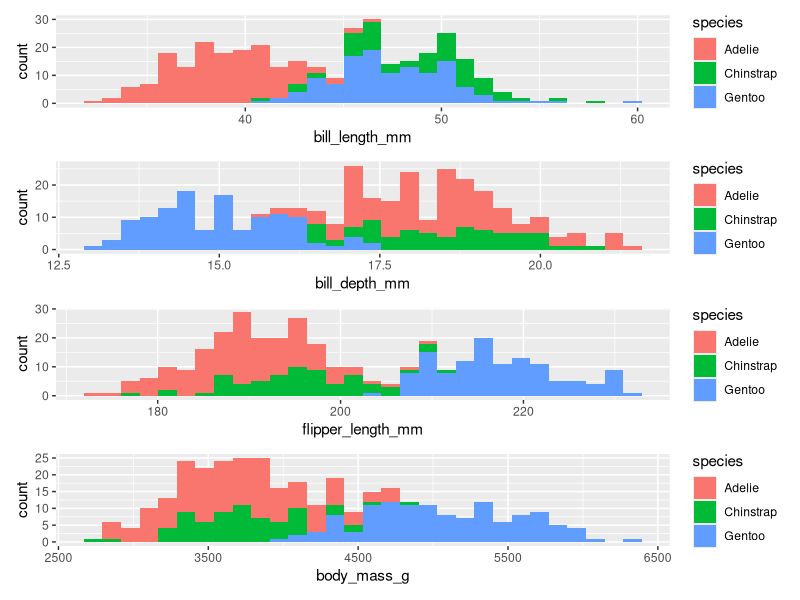

The R source for this figure:
# 30 Day Chart Challenge
# 2026
# Distributions
# Day 11
# Physical

# 📦 Packages ----

library(tidyverse)
library(palmerpenguins)
library(patchwork)

# 📄 Data ----

# 📊 Plot ----

p1 <- penguins |> 
  ggplot() +
  geom_histogram(aes(x = bill_length_mm, fill = species))

p2 <- penguins |> 
  ggplot() +
  geom_histogram(aes(x = bill_depth_mm, fill = species))

p3 <- penguins |> 
  ggplot() +
  geom_histogram(aes(x = flipper_length_mm, fill = species))

p4 <- penguins |> 
  ggplot() +
  geom_histogram(aes(x = body_mass_g, fill = species))

p <- (p1 / p2 / p3 / p4)

ggsave("2026/figs/30DCC_2026_11.png", p, dpi = 320, width = 12, height = 6)
